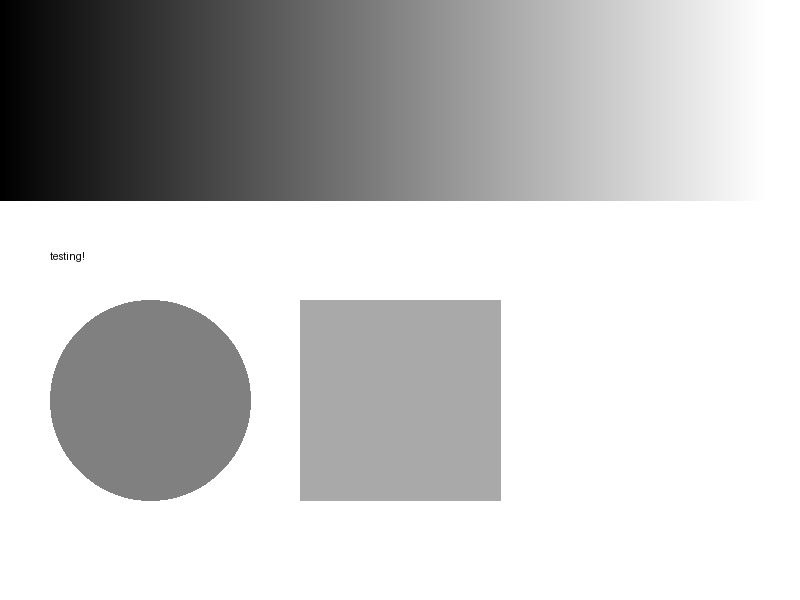
#> input picture images/test_gradient.png, 800 x 600 px
$ python -i image_processor.py   (imports and definitions only)
#> lines starting #> are read from the running program, lines starting #| are printed output that depends on the picture; after the words box and inside, x2 and y2 are one past the last pixel; in counts of white or black regions, pixels touching at a corner belong together
from PIL import Image, ImageEnhance, ImageFilter
import numpy as np
import logging
import os

# [1 line not run here, left out]
logger = logging.getLogger(__name__)

class ImageProcessor:
    def __init__(self, width = 400, height = 300):

        self.width = width
        self.height = height
        logger.info(f"initializing image processor for {self.width} x {self.height} display")

    def process_image(self, image_path, dither_mode = "atkinson", contrast = 1.2, brightness = 1.0, sharpness = 1.0):
        '''
        different modes:
        floyd-steinberg -> smooth
        atkinson -> retro mac
        ordered -> pattern
        threshold -> no dithering
        '''
#> called with image_path = '../images/test_gradient.png', dither_mode = 'atkinson', contrast = 1.2, brightness = 1, sharpness = 1

        try:
            logger.info(f"started processing image at {image_path}")

            if not os.path.exists(image_path):
                raise FileNotFoundError(f"Image not found at {image_path}")

            img = Image.open(image_path)
#> img is the input picture: PIL image 800x600 RGB; min 0, max 255, mean 198.3
            logger.info(f"image loaded: {img.size}, mode:{img.mode}")

            if img.mode not in ("RGB", "L"):
                logger.info(f"converting img to rgb")
                img = img.convert("RGB")

            if img.width != 400 and img.height != 300:
                img = self.resize_maintain_aspect(img)
                logger.info(f"resized image")

            if contrast != 1.0:
                enhancer = ImageEnhance.Contrast(img)
                img = enhancer.enhance(contrast)
                logger.info("applied contrast adjustment")

            if brightness != 1.0:
                enhancer = ImageEnhance.Brightness(img)
                img = enhancer.enhance(brightness)
                logger.info("applied brightness adjustment")

            if sharpness != 1.0:
                enhancer = ImageEnhance.Sharpness(img)
                img = enhancer.enhance(sharpness)
                logger.info("applied sharpness adjustment")

            img = img.convert("L")

            img = self.apply_dither(img, dither_mode)
            logger.info("finished processing")
            return img
        except Exception as e:
            logger.error(f"Failed: {e}")
            raise

    def resize_maintain_aspect(self, img):
        img_ratio = img.width / img.height
#> img_ratio = 1.33
        target_ratio = self.width / self.height

        if img_ratio > target_ratio: # this means taht the width is larger
            new_width = self.width
            new_height = int(self.width / img_ratio)
        else:
            new_height = self.height
            new_width = int(self.height * img_ratio)
#> new_width = 400

        img = img.resize((new_width, new_height), Image.LANCZOS) #LANCZOS is a resampling algorihtm that reduces pixilation
#> img: PIL image 400x300 RGB


        canvas = Image.new("RGB", (self.width, self.height), "white")
#> canvas: PIL image 400x300 RGB; every value is 255
        offset_x = (self.width - new_width) // 2 # the 2 backslashes are for floor divison
#> offset_x = 0
#> in process_image, `img = enhancer.enhance(contrast)`:
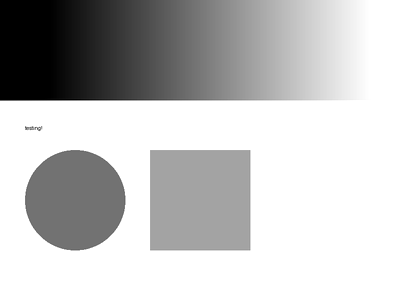
#> img: PIL image 400x300 RGB; min 0, max 255, mean 193
        offset_y = (self.height - new_height) // 2
        canvas.paste(img, (offset_x, offset_y))

        return canvas

    def apply_dither(self, img, dither_mode):
        if dither_mode == "floyd-steinberg":
            return img.convert("1", dither=Image.FLOYDSTEINBERG)
        elif dither_mode == "atkinson": #do this later tspmo
            return self.atkinson_dither(img)
        elif dither_mode == "ordered":
            return img.convert("1", dither=Image.ORDERED)
        elif dither_mode == "threshold":
            return img.convert("1", dither=Image.NONE)

        else:
            logger.warning(f"{dither_mode} is unknown, using floyd-steinberg")
            return img.convert("1", dither=Image.FLOYDSTEINBERG)

    def atkinson_dither(self, img):
        img_array = np.array(img, dtype=float) # converts pil object to numpy array bc we are going to be doing some matrix math!
        height, width = img_array.shape # getting teh array dimensions (should be 300 x 400)
#> height = 300; width = 400

        """
        okay I should probably do an explination of what atkinson ditherign is
        like other dithering algorihtms, it attempts to show greyscale with only black and whtie

        algorithm in a nutshel:
        for every pixel:
            1. is this pixel closer to black or white
            2. what is the error of teh pixel and black or white
            3. spread teh error to nearby pixles

        so if we have a pixel x, the errror is spread in this matrix:

        [x    , 0.125, 0.125]
        [0.125, 0.125, 0.125]
        [0,   , 0.125, 0    ]
        """

        for y in range(height - 2):
            for x in range(1, width-2):
                old_pixel = img_array[y, x]
                new_pixel = 155 if old_pixel > 128 else 0
                img_array[y, x] = new_pixel # this chunk of code does the "closer to white or black" step

                error = (old_pixel - new_pixel) / 8 # finds the error we're spreading out

                if x+1 < width:
                    img_array[y, x+1] += error
                if x+2 < width:
                    img_array[y, x+2] += error
                if y+1 < height:
                    if x-1 > 0:
                        img_array[y+1, x-1] += error
                    img_array[y+1, x] += error
                    if x+1 < width:
                        img_array[y+1, x+1] += error
                if y+2 < height:
                    img_array[y+2, x] += error

            img_array = np.clip(img_array, 0, 255).astype("uint8")
            return Image.fromarray(img_array).convert("1")

>>> result = ImageProcessor().process_image('../images/test_gradient.png')
#> in apply_dither, `return self.atkinson_dither(img)`:
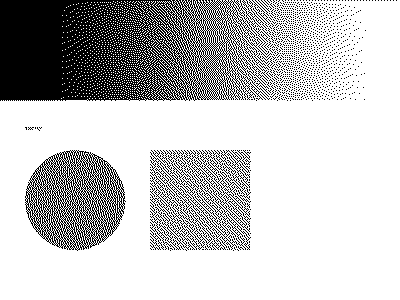
#> returned value: PIL image 400x300 1; 75.7% white; 1328 black regions (1322 under 20 px), largest, box (x1, y1, x2, y2) and area: (0, 0, 272, 101) 19327, (25, 150, 126, 251) 4379, (150, 150, 251, 250) 3371, (150, 230, 161, 250) 58, (237, 150, 251, 165) 50, (252, 0, 270, 25) 46
